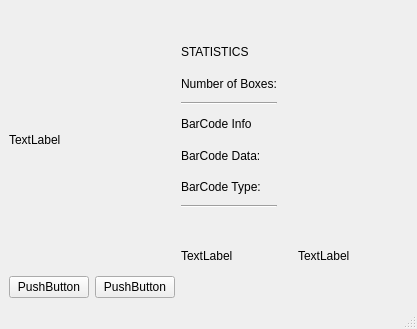
<?xml version="1.0" encoding="UTF-8"?>
<ui version="4.0">
 <class>MainWindow</class>
 <widget class="QMainWindow" name="MainWindow">
  <property name="geometry">
   <rect>
    <x>0</x>
    <y>0</y>
    <width>417</width>
    <height>329</height>
   </rect>
  </property>
  <property name="windowTitle">
   <string>MainWindow</string>
  </property>
  <widget class="QWidget" name="centralwidget">
   <layout class="QGridLayout" name="gridLayout">
    <item row="6" column="1">
     <widget class="QLabel" name="label_3">
      <property name="text">
       <string>BarCode Info</string>
      </property>
     </widget>
    </item>
    <item row="3" column="0" rowspan="8">
     <widget class="QLabel" name="label_6">
      <property name="text">
       <string>TextLabel</string>
      </property>
     </widget>
    </item>
    <item row="5" column="1">
     <widget class="Line" name="line">
      <property name="orientation">
       <enum>Qt::Horizontal</enum>
      </property>
     </widget>
    </item>
    <item row="7" column="1">
     <widget class="QLabel" name="label_4">
      <property name="text">
       <string>BarCode Data:</string>
      </property>
     </widget>
    </item>
    <item row="10" column="1" rowspan="3" colspan="3">
     <layout class="QHBoxLayout" name="horizontalLayout">
      <item>
       <widget class="QLabel" name="label_7">
        <property name="text">
         <string>TextLabel</string>
        </property>
       </widget>
      </item>
      <item>
       <widget class="QLabel" name="label_8">
        <property name="text">
         <string>TextLabel</string>
        </property>
       </widget>
      </item>
     </layout>
    </item>
    <item row="9" column="1">
     <widget class="Line" name="line_2">
      <property name="orientation">
       <enum>Qt::Horizontal</enum>
      </property>
     </widget>
    </item>
    <item row="4" column="1">
     <widget class="QLabel" name="label_2">
      <property name="text">
       <string>Number of Boxes:</string>
      </property>
     </widget>
    </item>
    <item row="8" column="1">
     <widget class="QLabel" name="label_5">
      <property name="text">
       <string>BarCode Type:</string>
      </property>
     </widget>
    </item>
    <item row="12" column="0">
     <layout class="QHBoxLayout" name="horizontalLayout_2">
      <item>
       <widget class="QPushButton" name="pushButton_2">
        <property name="text">
         <string>PushButton</string>
        </property>
       </widget>
      </item>
      <item>
       <widget class="QPushButton" name="pushButton">
        <property name="text">
         <string>PushButton</string>
        </property>
       </widget>
      </item>
     </layout>
    </item>
    <item row="3" column="1">
     <widget class="QLabel" name="static1">
      <property name="text">
       <string>STATISTICS</string>
      </property>
      <property name="textFormat">
       <enum>Qt::RichText</enum>
      </property>
      <property name="scaledContents">
       <bool>false</bool>
      </property>
     </widget>
    </item>
    <item row="2" column="0" colspan="4">
     <widget class="QLabel" name="label">
      <property name="text">
       <string/>
      </property>
      <property name="pixmap">
       <pixmap>logo.jpg</pixmap>
      </property>
      <property name="scaledContents">
       <bool>true</bool>
      </property>
      <property name="wordWrap">
       <bool>false</bool>
      </property>
     </widget>
    </item>
   </layout>
  </widget>
  <widget class="QMenuBar" name="menubar">
   <property name="geometry">
    <rect>
     <x>0</x>
     <y>0</y>
     <width>417</width>
     <height>22</height>
    </rect>
   </property>
  </widget>
  <widget class="QStatusBar" name="statusbar"/>
 </widget>
 <resources/>
 <connections/>
</ui>
